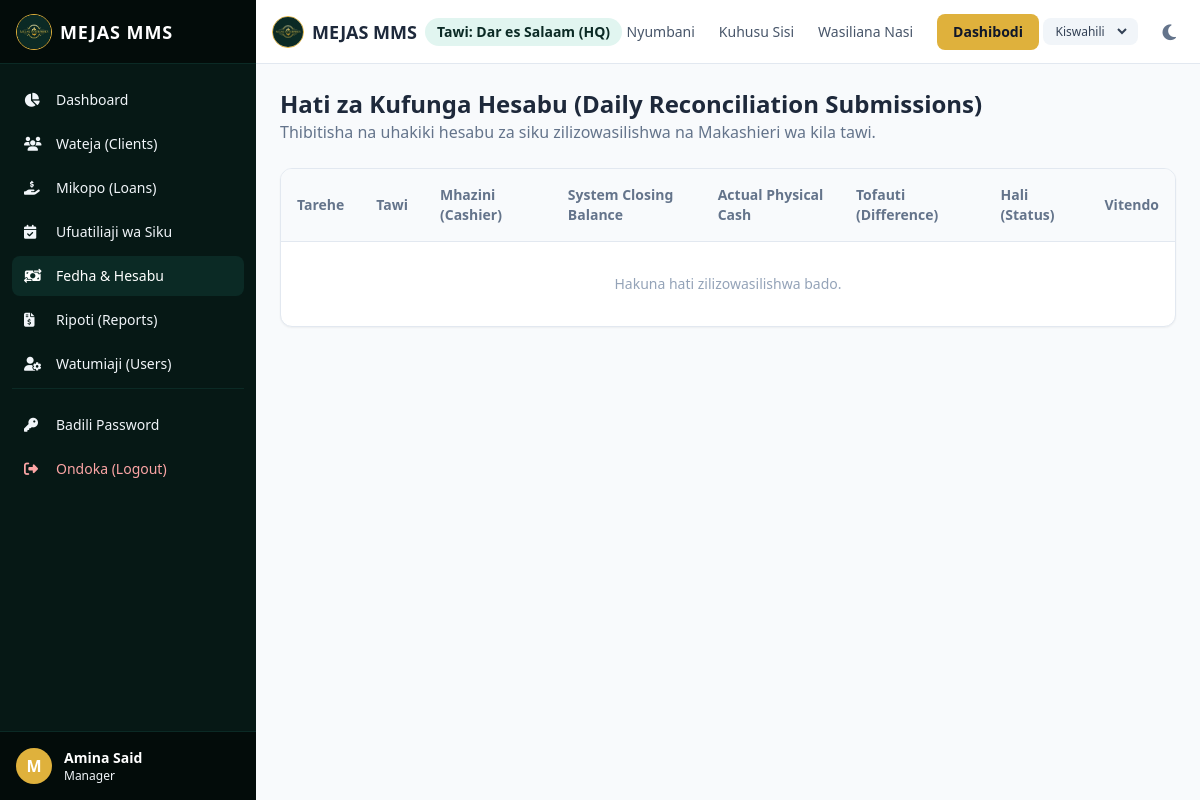
/sw/reconciliation/all/ (signed in), run on an earlier commit of the app's database.
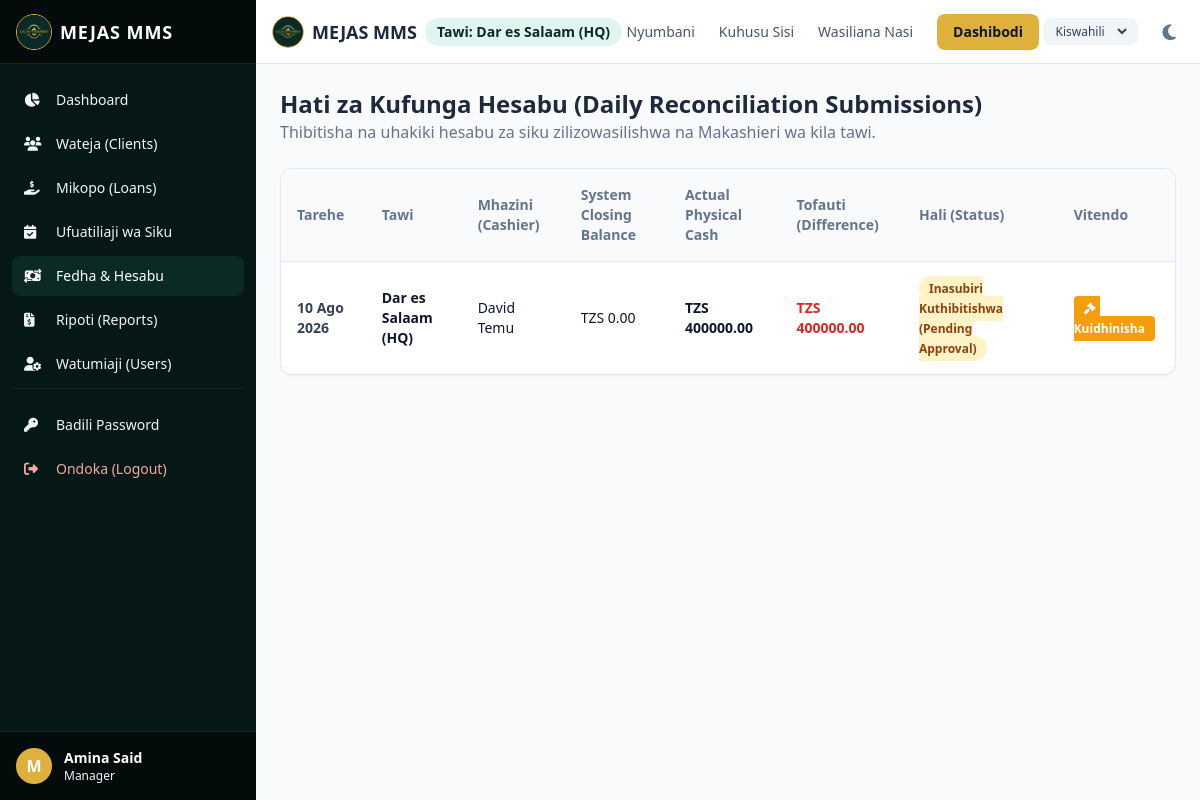
And on a later commit of the database.
### mms_app/models.py (models this page shows, shortened)
class DailyReconciliation(models.Model):
    class Status(models.TextChoices):
        PENDING = "PENDING", _("Inasubiri Kuthibitishwa (Pending Approval)")
        CONFIRMED = "CONFIRMED", _("Imethibitishwa (Confirmed)")
        REJECTED = "REJECTED", _("Imekataliwa (Rejected)")
    branch = models.ForeignKey(
        Branch,
        on_delete=models.CASCADE,
        related_name="reconciliations",
        verbose_name=_("Branch"),
    )
    date = models.DateField(_("Date"), default=datetime.date.today)
    cashier = models.ForeignKey(
        User,
        on_delete=models.CASCADE,
        related_name="cashier_reconciliations",
        limit_choices_to={"role": User.Role.CASHIER},
        verbose_name=_("Cashier"),
    )
    opening_balance = models.DecimalField(_("Opening Balance"), max_digits=12, decimal_places=2, default=Decimal("0.00"))
    total_received = models.DecimalField(_("Total Cash In (Collections)"), max_digits=12, decimal_places=2, default=Decimal("0.00"))
    total_disbursed = models.DecimalField(_("Total Cash Out (Disbursements/Expenses)"), max_digits=12, decimal_places=2, default=Decimal("0.00"))
    calculated_closing = models.DecimalField(_("Calculated Closing Balance"), max_digits=12, decimal_places=2, default=Decimal("0.00"))
    actual_cash = models.DecimalField(_("Actual Physical Cash"), max_digits=12, decimal_places=2)
    difference = models.DecimalField(_("Difference (Actual - Calculated)"), max_digits=12, decimal_places=2, default=Decimal("0.00"))
    status = models.CharField(
        _("Status"),
        max_length=20,
        choices=Status.choices,
        default=Status.PENDING,
    )
    confirmed_by = models.ForeignKey(
        User,
        on_delete=models.SET_NULL,
        null=True,
        blank=True,
        related_name="confirmed_reconciliations",
        verbose_name=_("Confirmed By"),
    )
    confirmation_date = models.DateTimeField(_("Confirmation Date"), blank=True, null=True)
    created_at = models.DateTimeField(auto_now_add=True)
    class Meta:
        verbose_name = _("Daily Reconciliation")
        verbose_name_plural = _("Daily Reconciliations")
        unique_together = ("branch", "date")

class Branch(models.Model):
    name = models.CharField(_("Branch Name"), max_length=100)
    location = models.CharField(_("Location"), max_length=150, blank=True, null=True)
    created_at = models.DateTimeField(auto_now_add=True)
    class Meta:
        verbose_name = _("Branch")
        verbose_name_plural = _("Branches")

class User(AbstractUser):
    class Role(models.TextChoices):
        CEO = "CEO", _("CEO / Admin")
        ADMIN = "ADMIN", _("Administrator")
        MANAGER = "MANAGER", _("Manager")
        CASHIER = "CASHIER", _("Cashier (Mhazini)")
        OFFICER = "OFFICER", _("Loan Officer")
        CLIENT = "CLIENT", _("Mteja (Client)")
    role = models.CharField(
        _("User Role"),
        max_length=20,
        choices=Role.choices,
        default=Role.CLIENT,
    )
    branch = models.ForeignKey(
        Branch,
        on_delete=models.SET_NULL,
        null=True,
        blank=True,
        related_name="users",
        verbose_name=_("Branch"),
    )
    phone = models.CharField(_("Phone Number"), max_length=20, blank=True, null=True)
    nida = models.CharField(_("NIDA ID Number"), max_length=20, blank=True, null=True)
    photo = models.ImageField(_("Photo"), upload_to="user_photos/", blank=True, null=True)
    class Meta:
        verbose_name = _("User")
        verbose_name_plural = _("Users")

### mms_app/views.py (the view)
# urls.py: path("reconciliation/all/", views.reconciliation_list_view, name="reconciliation_list"),
@login_required
def reconciliation_list_view(request):
    if request.user.role not in [User.Role.CEO, User.Role.ADMIN, User.Role.MANAGER]:
        raise Http404(_("Ruhusa imekataliwa."))
    recons = DailyReconciliation.objects.all().order_by("-date")
    return render(request, "cash_flow/recon_list.html", {"recons": recons})

### templates/cash_flow/recon_list.html (shortened to what this page needs)
{% extends 'base.html' %}
{% load i18n l10n %}
{% block content %}
<div class="space-y-6">
    <div>
        <h2 class="text-2xl font-bold text-slate-800 dark:text-white">{% translate "Hati za Kufunga Hesabu (Daily Reconciliation Submissions)" %}</h2>
        <p class="text-slate-500">{% translate "Thibitisha na uhakiki hesabu za siku zilizowasilishwa na Makashieri wa kila tawi." %}</p>
    </div>
    <div class="bg-white dark:bg-slate-800 rounded-xl shadow-sm border border-slate-200 dark:border-slate-700 overflow-hidden">
        <div class="overflow-x-auto">
            <table class="w-full text-left text-sm border-collapse">
                <thead>
                    <tr class="bg-slate-50 dark:bg-slate-900 border-b border-slate-200 dark:border-slate-700 text-slate-500 font-bold">
                        <th class="p-4">{% translate "Tarehe" %}</th>
                        <th class="p-4">{% translate "Tawi" %}</th>
                        <th class="p-4">{% translate "Mhazini (Cashier)" %}</th>
                        <th class="p-4">{% translate "System Closing Balance" %}</th>
                        <th class="p-4">{% translate "Actual Physical Cash" %}</th>
                        <th class="p-4">{% translate "Tofauti (Difference)" %}</th>
                        <th class="p-4">{% translate "Hali (Status)" %}</th>
                        <th class="p-4">{% translate "Vitendo" %}</th>
                    </tr>
                </thead>
                <tbody class="divide-y divide-slate-100 dark:divide-slate-800">
                    {% for r in recons %}
                    <tr class="hover:bg-slate-50 dark:hover:bg-slate-850">
                        <td class="p-4 font-semibold text-slate-700 dark:text-slate-300">{{ r.date|date:"d M Y" }}</td>
                        <td class="p-4 font-semibold">{{ r.branch.name }}</td>
                        <td class="p-4">{{ r.cashier.get_full_name }}</td>
                        <td class="p-4">TZS {{ r.calculated_closing|localize }}</td>
                        <td class="p-4 font-semibold text-slate-900 dark:text-white">TZS {{ r.actual_cash|localize }}</td>
                        <td class="p-4 {% if r.difference == 0 %}text-green-600{% else %}text-red-600{% endif %} font-bold">
                            TZS {{ r.difference|localize }}
                        </td>
                        <td class="p-4">
                            <span class="px-2.5 py-1 text-xs font-semibold rounded-full
                                {% if r.status == 'CONFIRMED' %}bg-green-100 text-green-800
                                {% elif r.status == 'REJECTED' %}bg-red-100 text-red-800
                                {% else %}bg-amber-100 text-amber-800{% endif %}">
                                {{ r.get_status_display }}
                            </span>
                        </td>
                        <td class="p-4">
                            {% if r.status == 'PENDING' %}
                            <a href="{% url 'reconciliation_approve' r.pk %}" class="px-2.5 py-1 bg-amber-500 hover:bg-amber-600 text-white rounded text-xs font-semibold">
                                <i class="fa-solid fa-gavel mr-1"></i>{% translate "Kuidhinisha" %}
                            </a>
                            {% else %}
                            <span class="text-xs text-slate-400">Approved by {{ r.confirmed_by.username }}</span>
                            {% endif %}
                        </td>
                    </tr>
                    {% empty %}
                    <tr>
                        <td colspan="8" class="p-8 text-center text-slate-400">{% translate "Hakuna hati zilizowasilishwa bado." %}</td>
                    </tr>
                    {% endfor %}
                </tbody>
            </table>
        </div>
    </div>
</div>
{% endblock %}

What changed in the data, as far as the page shows it:
added DailyReconciliation: date "10 Ago 2026", branch.name "Dar es Salaam (HQ)", cashier.get_full_name "David Temu", calculated_closing "0.00", actual_cash "400000.00", difference "400000.00", status "Inasubiri Kuthibitishwa (Pending Approval)"
Also different on the page:
text no longer shown: "Hakuna hati zilizowasilishwa bado."
